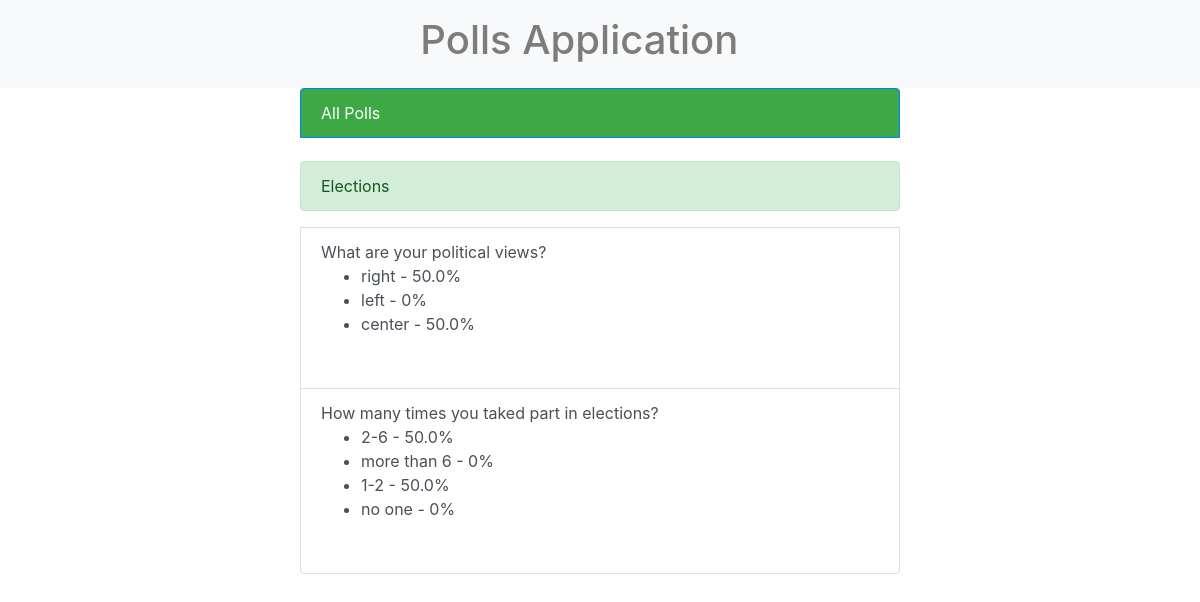
The app's page /poll/elections_url/result/ (signed in) with its own data.
### poll/models.py (models this page shows, shortened)
class Poll(models.Model):
    title = models.CharField(max_length=150, db_index=True)
    slug = models.SlugField(max_length=150, unique=True)
    comment = models.TextField(blank=True, db_index=True)
    date_create = models.DateTimeField(auto_now_add=True)
    is_public = models.BooleanField(default=False)
    def num_votes(self):
        s = set()
        for i in self.vote_set.all():
            s.add(i.user)
        return len(s)

class Question(models.Model):
    poll = models.ForeignKey(Poll, on_delete=models.CASCADE)
    text = models.CharField(max_length=150)
    order = models.IntegerField(default=0)
    answer = models.CharField(max_length=150, blank=True)
    class Meta:
        ordering = ['order']

class Choice(models.Model):
    question = models.ForeignKey(Question, on_delete=models.CASCADE)
    text = models.CharField(max_length=150)
    order = models.IntegerField(default=0)
    def num_votes(self):
        return self.vote_set.count()
    def percent(self):
        if self.num_votes() == 0:
            return 0
        else:
            percent = round((self.num_votes() / Poll.num_votes(self.question.poll) * 100), 2)
            return percent
    class Meta:
        ordering = ['order']

class Vote(models.Model):
    user = models.ForeignKey(User, on_delete=models.CASCADE)
    poll = models.ForeignKey(Poll, on_delete=models.CASCADE)
    choice = models.ForeignKey(Choice, on_delete=models.CASCADE)

### poll/views.py (the view)
# urls.py: path('<str:slug>/result/', PollResult.as_view(), name='poll_result'),
class PollResult(LoginRequiredMixin, PollResultMixin, View):
    model = Poll

### poll/utils.py (called while the page is built)
    def get(self, request, slug):
        obj = get_object_or_404(Poll, slug__iexact=slug)
        superuser = request.user.is_superuser
        if superuser is False:
            messages.error(request, 'You are not admin')
            return redirect('poll_detail_url', slug=obj.slug)
        else:
            return render(request, self.template, context={self.model.__name__.lower(): obj})

### poll/templates/poll/poll_result.html (shortened to what this page needs)
{% extends 'poll/base_poll.html' %}
{% block content %}
    <div class="alert alert-success col-6 offset-md-3">
    {{ poll.title }}
    </div>
      {% for question in poll.question_set.all %}
    <div class="list-group-item list-group-item-action col-6 offset-md-3">
        {{ question.text  }}
        <br>
          <ul>
          {% for choice in question.choice_set.all %}
    <li>{{ choice.text }} - {{ choice.percent}}% </li>
          {% endfor %}
          </ul>
        <br>
    </div>
    {% endfor %}
{% endblock %}

### poll/templates/poll/base_poll.html
{% extends 'base.html' %}

### templates/base.html (shortened to what this page needs)
<!DOCTYPE html>
<html lang="en">
<head>
    <link rel="stylesheet" href="https://stackpath.bootstrapcdn.com/bootstrap/4.3.1/css/bootstrap.min.css">
</head>
<body>
<nav class="navbar navbar-light bg-light">
  <span class="navbar-text col-6 offset-md-4" >
            <h1>Polls Application</h1>
  </span>
</nav>
<div class="list-group">
<a href="{% url 'polls_list_url' %}" class="list-group-item list-group-item-action col-6 offset-md-3 active" style="background-color: #3ea845;" >
    All Polls
</a>
<br>
        {% block content %}{% endblock %}
</div>
</body>
</html>

### records on screen
Poll: title "Elections"
Question: text "What are your political views?"
Choice: text "right", percent "50.0"
Choice: text "left", percent "0"
Choice: text "center", percent "50.0"
Question: text "How many times you taked part in elections?"
Choice: text "2-6", percent "50.0"
Choice: text "more than 6", percent "0"
Choice: text "1-2", percent "50.0"
Choice: text "no one", percent "0"
